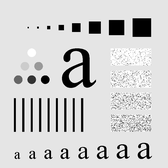
%> input picture Labs/Lab3/Project04-02/Fig0441(a)(characters_test_pattern).tif, 168 x 168 px, shrunk from 688 x 688 before the run
$ octave main.m   (GNU Octave 9; MATLAB toolbox functions it lacks are replaced by stand-ins)
%> lines starting %> are read from the running program, lines starting %| are printed output that depends on the picture; in (x1, y1, x2, y2) boxes, pixels count from 0 and x2, y2 are one past the last pixel; in counts of white or black regions, pixels touching at a corner belong together; the program's own positions count from 1; long printed decimals are rounded
clear;
close all;

input = imread("Fig0441(a)(characters_test_pattern).tif");
%> input is the input picture: size 168x168 uint8; min 0, max 255, mean 207.6
input = im2single(input);
%> input: size 168x168 single

[M, N] = size(input);
%> M = 168; N = 168

imshow(input);
title("Original Image");
saveas(gcf, "original_image.png");
close all;

image_mean = mean(input(:));
%> image_mean = 0.814

% padding
input = padarray(input, [M N], 0, "post");
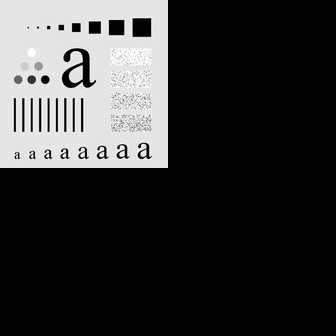
%> input: size 336x336 single; min 0, max 1, mean 0.204

[M, N] = size(input);
%> M = 336; N = 336

% Multiply the image by (-1)^(x+y)
for x = 1:M
    for y = 1:N
        input(x, y) = input(x, y) * (-1)^(x+y);
    end
end
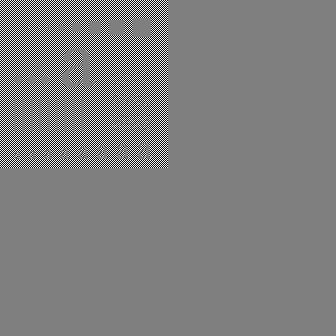
%> input: size 336x336 single; 11.96% of pixels changed, all inside (x1, y1, x2, y2) = (0, 0, 168, 168); drawn with min black and max white

imshow(input);
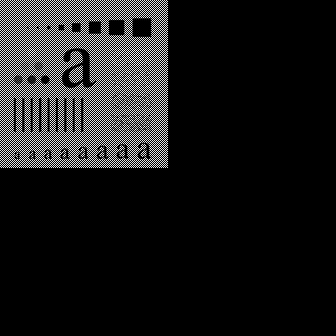
%> displayed picture: size 336x336, on the screen's scale of 0 to 255; min 0, max 255, mean 26
title("Multiplied Image");

% Compute the 2D DFT of the image
output = abs(fft2(input));
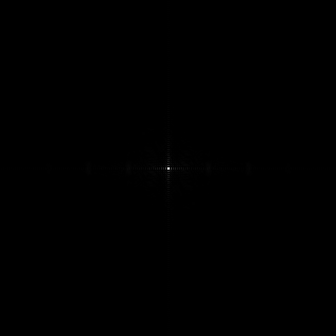
%> output: size 336x336 single; min 0.0184, max 22975.2, mean 21.8; drawn with min black and max white

DC_mean = 4 * output(1 + M / 2, 1 + N / 2) / (M * N);
%> DC_mean = 0.814

fprintf("The mean of the original image is %f\n", image_mean);
%| The mean of the original image is 0.814
fprintf("The mean from the DC component is %f\n", DC_mean);
%| The mean from the DC component is 0.814

% log transform
output = log(1 + output);
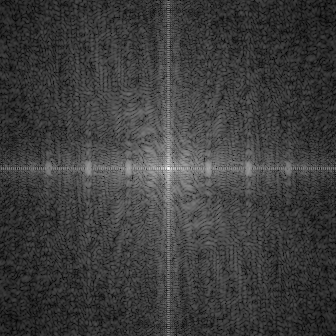
%> output: size 336x336 single; min 0.0182, max 10.04, mean 2.43; drawn with min black and max white

% normalize the image
output_max = max(output(:));
%> output_max = 10.04
output = output / output_max;

imshow(output);
title("Fourier Spectrum");
saveas(gcf, "fourier_spectrum.png");
close all;
